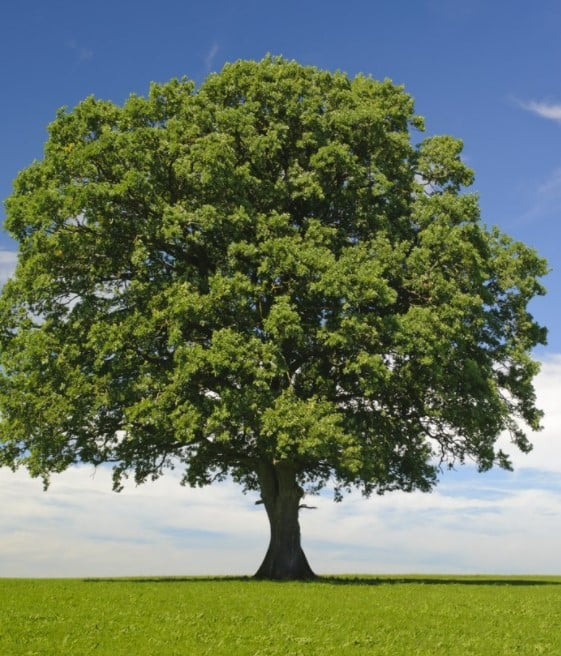
#> input picture Image process/a.jpg, 561 x 656 px
$ python 'Image process.py'
#> lines starting #> are read from the running program, lines starting #| are printed output that depends on the picture
import matplotlib.pyplot as plt
from sklearn.cluster import KMeans
import numpy
img = plt.imread('a.jpg')
#> img is the input picture: shape (656, 561, 3); mean R, G, B 103.5, 117.6, 93.9
width=img.shape[0]
#> width = 656
height=img.shape[1]
#> height = 561
print(img.shape)
#| (656, 561, 3)

img=img.reshape(width*height,3)
kmeans=KMeans(n_clusters=10).fit(img)
lables=kmeans.predict(img)
clusters=kmeans.cluster_centers_
#> clusters = [[122.1, 133.4, 68.34], [219.5, 222.4, 221.9], [110.8, 141.4, 194.3], [34.38, 41.85, 19.89], [126.2, 141.5, 25.97], [89.19, 99.97, 49.46], [75.82, 110.6, 167.7], [137.9, 148.2, 121.3], [192.6, 199.6, 200], [59.29, 69.12, 32.9]]
img2=numpy.zeros_like(img)

for i in range(len(img)):
    img2[i] = clusters[lables[i]]
img2=img2.reshape(width,height,3)
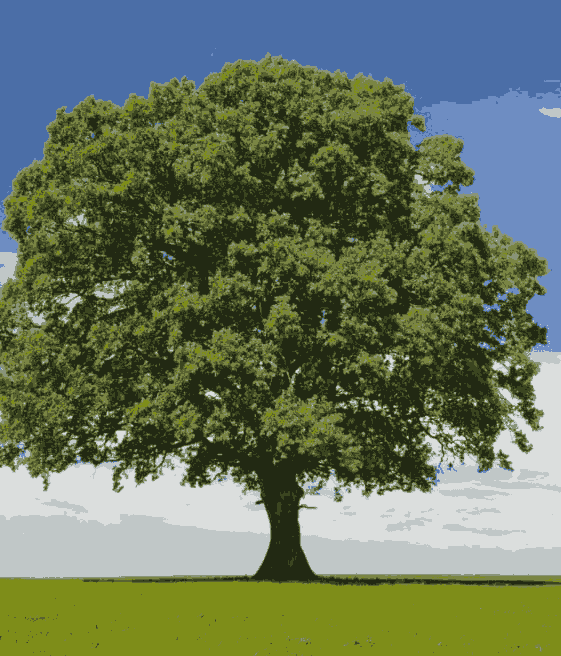
#> img2: shape (656, 561, 3); mean of channels 0, 1, 2 103, 117, 93.1; drawn as R, G, B
plt.imshow(img2)
plt.show()
